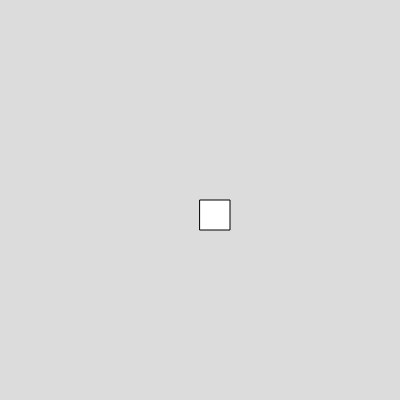
Frame 1 (no input)
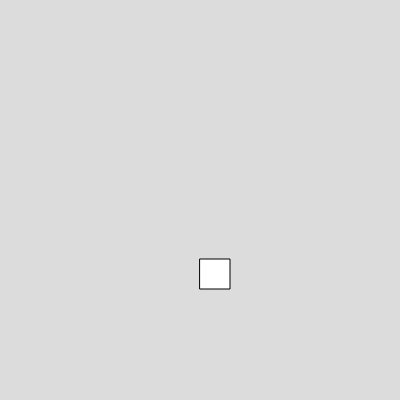
Frame 60 (no input)
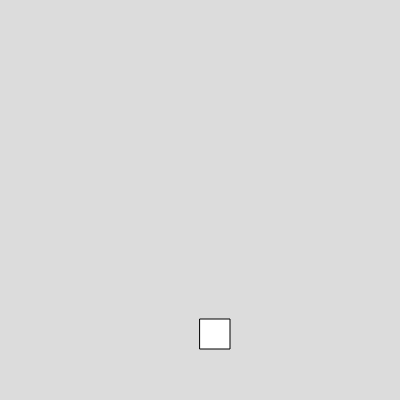
Frame 120 (the mouse pressed at the canvas centre since frame 60)

The p5.js sketch that drew these frames (run headless with seeded random() and noise() and a simulated clock; from frame 60 on, the mouse is pressed at the canvas centre):

// p5.js sketch
// ── sketch.js
var box 
function setup() 
{
  createCanvas(400, 400);
  box = new Box(200,200,30,30,1,1);
}
function draw() 

{
background(220);
box.show()
box.moveup()
}


// ── box.js
class Box
  {
    constructor(x,y,w,h,vx,vy)
    {
      this.x =x;
      this.y =y;
      this.w =w;
      this.h = h;
      this.vx = vx;
      this.vy = vy;
    }
    
    show()
    {
      rect(this.x,this.y,this.w,this.h)
    }
    
    move()
    {
      this.x = this.x+this.vx;
    }
    moveup(){
      this.y = this.y+this.vy;
    }
    
  }

  
